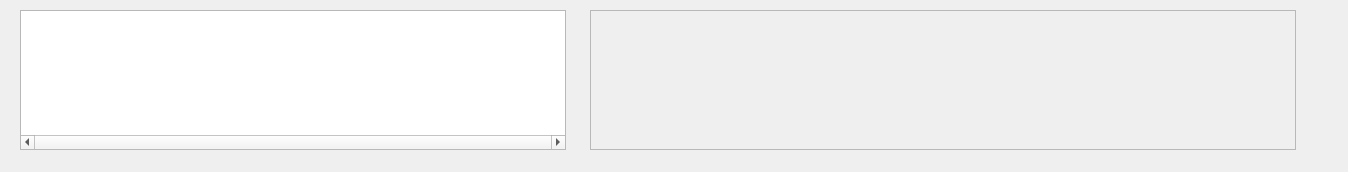
<?xml version="1.0" encoding="UTF-8"?>
<ui version="4.0">
 <class>bottonwidget</class>
 <widget class="QWidget" name="bottonwidget">
  <property name="geometry">
   <rect>
    <x>0</x>
    <y>0</y>
    <width>1348</width>
    <height>172</height>
   </rect>
  </property>
  <property name="windowTitle">
   <string>Form</string>
  </property>
  <widget class="QTreeView" name="treeView">
   <property name="geometry">
    <rect>
     <x>20</x>
     <y>10</y>
     <width>546</width>
     <height>140</height>
    </rect>
   </property>
   <property name="horizontalScrollBarPolicy">
    <enum>Qt::ScrollBarAlwaysOn</enum>
   </property>
   <property name="autoScrollMargin">
    <number>16</number>
   </property>
   <property name="iconSize">
    <size>
     <width>0</width>
     <height>0</height>
    </size>
   </property>
   <property name="textElideMode">
    <enum>Qt::ElideRight</enum>
   </property>
   <property name="horizontalScrollMode">
    <enum>QAbstractItemView::ScrollPerItem</enum>
   </property>
   <property name="wordWrap">
    <bool>false</bool>
   </property>
  </widget>
  <widget class="QTreeView" name="treeView_2">
   <property name="geometry">
    <rect>
     <x>590</x>
     <y>10</y>
     <width>706</width>
     <height>140</height>
    </rect>
   </property>
   <attribute name="headerDefaultSectionSize">
    <number>100</number>
   </attribute>
   <attribute name="headerMinimumSectionSize">
    <number>25</number>
   </attribute>
  </widget>
  <widget class="QScrollArea" name="scrollArea">
   <property name="geometry">
    <rect>
     <x>590</x>
     <y>10</y>
     <width>706</width>
     <height>140</height>
    </rect>
   </property>
   <property name="widgetResizable">
    <bool>true</bool>
   </property>
   <widget class="QWidget" name="scrollAreaWidgetContents">
    <property name="geometry">
     <rect>
      <x>0</x>
      <y>0</y>
      <width>704</width>
      <height>138</height>
     </rect>
    </property>
   </widget>
  </widget>
 </widget>
 <resources/>
 <connections/>
</ui>
